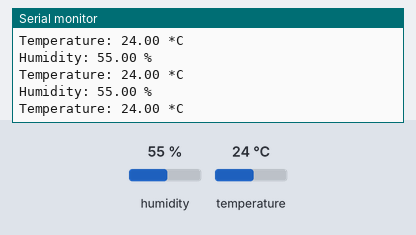
Bench run of a sketch on a simulated Arduino Uno, built with avr-gcc and run on an emulated ATmega328P. Parts: the last lines printed to the serial monitor. The test bench sets the inputs (shaded band); at power-on: humidity 55 %, temperature 24 °C.

Above: at 2.8 s.
2.9 s: humidity set to 22 %
At 5.5 s:
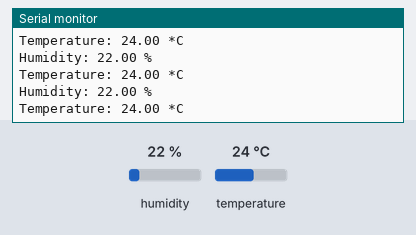
5.6 s: temperature set to 12 °C
At 6.9 s:
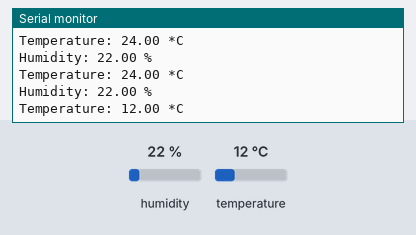
8.3 s: humidity set to 40 %
At 8.3 s:
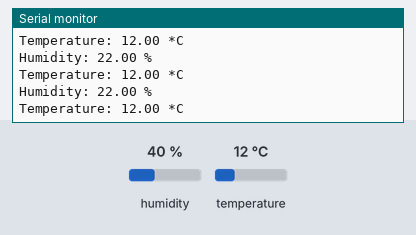
Timing chart, 0 to 11.3 s (numbered marks = the images above; inputs shaded):
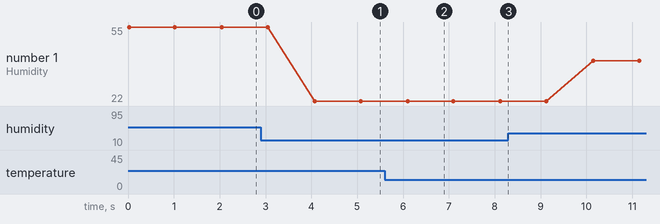

The sketch:

DHT11.ino
```cpp
#include "DHT.h"            // Inisiasi library DHT11
#define DHTPIN 4           // Buat variabel DHTPIN, mengarah pada pin
#define DHTTYPE DHT11       // Tentukan tipe DHT menjadi DHT11
DHT dht(DHTPIN, DHTTYPE);   // Buat objek dht

void setup() {
  Serial.begin(9600);      // Buka komunikasi serial pada baudrate 9600
  dht.begin();             // Inisiasi objek dht
}

void loop() {
  float hum = dht.readHumidity();      // Baca kelembapan
  float temp = dht.readTemperature();  // Baca temperatur
  if (isnan(hum) || isnan(temp)) {     // Cek jika sensor error
    Serial.println("Gagal Membaca DHT sensor!");
    return;
  }
  Serial.println("Humidity: " + (String)hum + " %");       // Print kelembapan (%)
  Serial.println("Temperature: " + (String)temp + " *C");  // Print temperatur (*C)
  delay(1000);
}
```

Measured:
- after the input at 2.9 s, the serial monitor: prints a new line after 1.2 s (image 1)
- after the input at 5.6 s, the serial monitor: prints a new line after 0.52 s (image 2)
- plotted number 1: 55 → 22 after the input at 2.9 s, 22 → 40 after the input at 8.3 s
